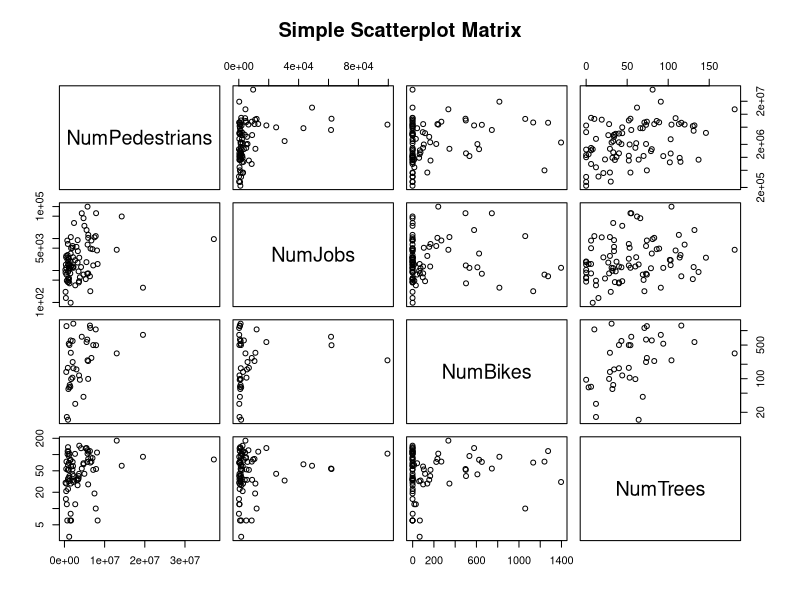
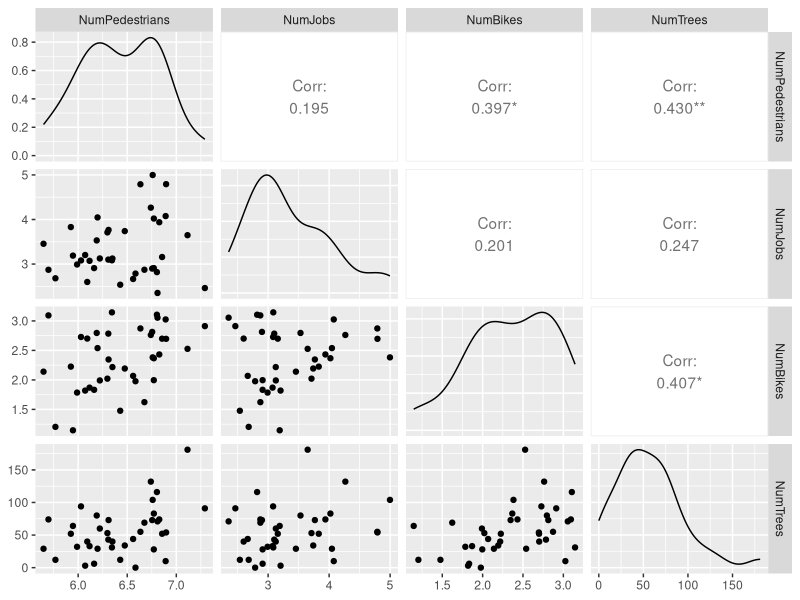

The R source for these figures, in order:
## ---- chunk 1
knitr::opts_chunk$set(echo = TRUE)
## ---- chunk 2
setwd('/Users/soniamannan/Documents/GE_Hackathon/IEEEPaper')
data <- read.csv('combined_tree_data.csv')
head(data)
## ---- chunk 3
colnames(data)[colnames(data)=="MODEL6_VOL"] <- "NumPedestrians"
colnames(data)[colnames(data)=="TOTEMP2"] <- "NumJobs"
colnames(data)[colnames(data)=="YR2011_PM"] <- "NumBikes"
colnames(data)[colnames(data)=="num_trees"] <- "NumTrees"
## ---- chunk 4
pairs(~NumPedestrians+NumJobs+NumBikes+NumTrees,data=data, 
   main="Simple Scatterplot Matrix", log = "y")
## ---- chunk 5
library(GGally)
library(ggplot2)
## ---- chunk 6
data.log <- data
data.log = data.log[data.log$NumBikes > 0,]
data.log[, c(2,4,5)] <- log(data.log[c(2,4,5)], 10)
ggpairs(data.log[,c(2,4,5,8)])
